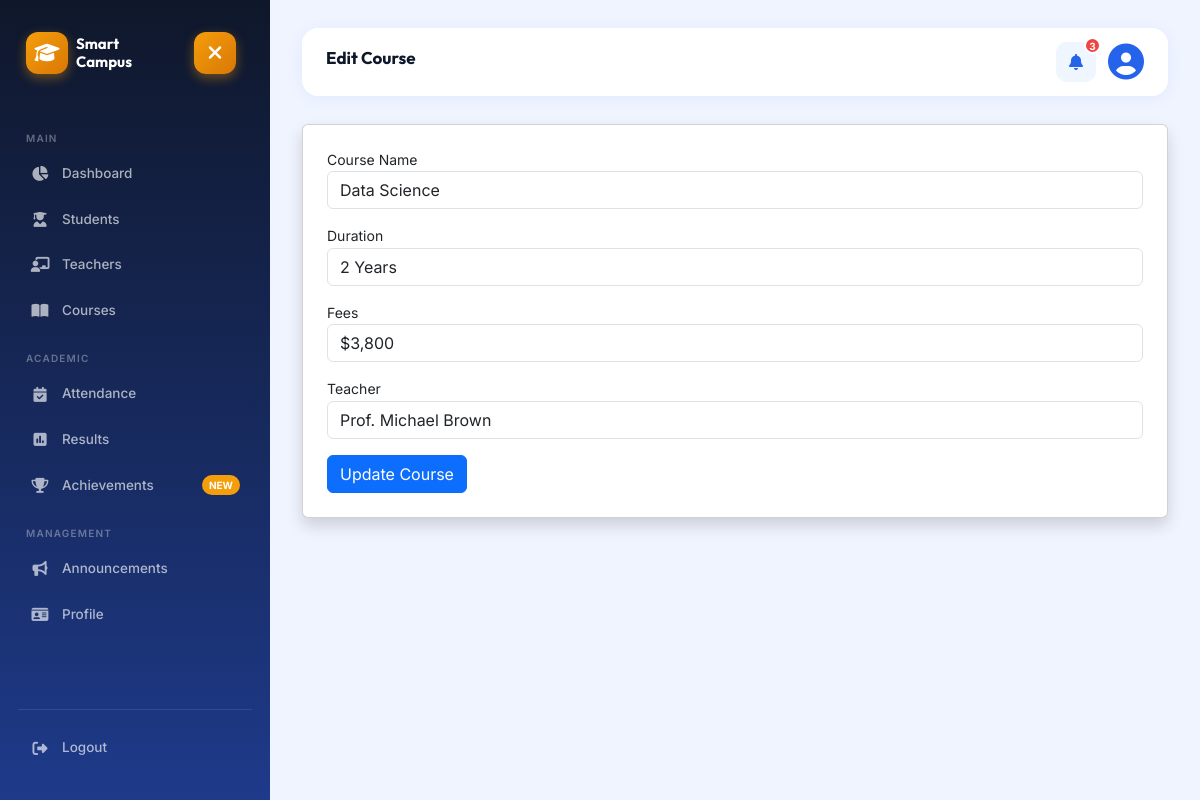
The page /admin/edit_course.php?id=2 (signed in) on the database its author committed.
### tables this page shows
CREATE TABLE IF NOT EXISTS `courses` (
  `id` INT AUTO_INCREMENT PRIMARY KEY,
  `college_id` INT DEFAULT 1,
  `college_name` VARCHAR(150) DEFAULT 'Smart Campus Main Institute',
  `course_name` VARCHAR(100) NOT NULL,
  `duration` VARCHAR(50),
  `fees` VARCHAR(50),
  `teacher` VARCHAR(100),
  `created_at` TIMESTAMP DEFAULT CURRENT_TIMESTAMP
);

### admin/edit_course.php (the view, shortened to what this page needs)
<?php
include "../config/db.php";
$id=$_GET['id'];
$stmt=$conn->prepare("SELECT * FROM courses WHERE id=?");
$stmt->bind_param("i",$id);
$stmt->execute();
$result=$stmt->get_result();
$course=$result->fetch_assoc();
?>
<!DOCTYPE html>
<html>
<head>
<link href="https://cdn.jsdelivr.net/npm/bootstrap@5.3.3/dist/css/bootstrap.min.css" rel="stylesheet">
<link rel="stylesheet" href="../assets/css/dashboard.css">
<link rel="stylesheet" href="https://cdnjs.cloudflare.com/ajax/libs/font-awesome/6.5.2/css/all.min.css">
</head>
<body>
<?php include "../includes/sidebar.php"; ?>
<div class="main">
<?php
include "../includes/topbar.php";
?>
<div class="panel mt-4">
<div class="card p-4 shadow">
<form method="POST">
<label>Course Name</label>
<input
type="text"
name="course_name"
class="form-control mb-3"
value="<?php echo $course['course_name']; ?>">
<label>Duration</label>
<input
type="text"
name="duration"
class="form-control mb-3"
value="<?php echo $course['duration']; ?>">
<label>Fees</label>
<input
type="text"
name="fees"
class="form-control mb-3"
value="<?php echo $course['fees']; ?>">
<label>Teacher</label>
<input
type="text"
name="teacher"
class="form-control mb-3"
value="<?php echo $course['teacher']; ?>">
<button
name="update_course"
class="btn btn-primary">
Update Course
</button>
</form>
</div>
</div>
</div>
</body>
</html>

### assets/css/dashboard.css (style rules this page uses)
:root { --primary: #2563EB; --primary-dark: #1E40AF; --primary-light: #EFF6FF; --accent: #F59E0B; --accent-dark: #D97706; --success: #10B981; --danger: #EF4444; --warning: #F59E0B; --info: #06B6D4; --purple: #8B5CF6; --pink: #EC4899; --sidebar-bg: linear-gradient(180deg,#0F172A 0%,#1E3A8A 100%); --body-bg: #F0F4FF; --card-bg: #FFFFFF; --card-radius: 18px; --card-shadow: 0 4px 24px rgba(37,99,235,0.08); --card-hover-shadow: 0 12px 40px rgba(37,99,235,0.18); --border: rgba(226,232,240,0.7); --text-primary: #0F172A; --text-secondary: #475569; --text-muted: #94A3B8; --sidebar-width: 270px; --topbar-h: 80px; --transition: all 0.3s cubic-bezier(0.4,0,0.2,1); }
*, *::before, *::after { margin: 0; padding: 0; box-sizing: border-box; }
body { background: var(--body-bg); color: var(--text-primary); font-family: 'Inter', sans-serif; font-size: 14px; line-height: 1.6; overflow-x: hidden; }
.main, .main-content { margin-left: var(--sidebar-width); width: calc(100% - var(--sidebar-width)); min-height: 100vh; padding: 28px 32px; background: var(--body-bg); transition: var(--transition); }
.mt-4 { margin-top: 24px !important; }
.mb-3 { margin-bottom: 16px !important; }

### rows shown on the page
courses: course_name "Data Science", duration "2 Years", fees "$3,800", teacher "Prof. Michael Brown"

### other values the page prints
$titleText "Edit Course"
count($notifications) "3"
